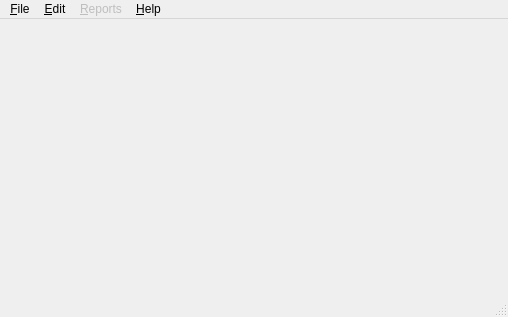
<?xml version="1.0" encoding="UTF-8"?>
<ui version="4.0">
 <class>MainWindow</class>
 <widget class="QMainWindow" name="MainWindow">
  <property name="geometry">
   <rect>
    <x>0</x>
    <y>0</y>
    <width>508</width>
    <height>317</height>
   </rect>
  </property>
  <property name="minimumSize">
   <size>
    <width>0</width>
    <height>0</height>
   </size>
  </property>
  <property name="baseSize">
   <size>
    <width>0</width>
    <height>0</height>
   </size>
  </property>
  <property name="windowTitle">
   <string>MainWindow</string>
  </property>
  <property name="windowIcon">
   <iconset resource="fred.qrc">
    <normaloff>:/icons/resources/fred.png</normaloff>:/icons/resources/fred.png</iconset>
  </property>
  <widget class="QWidget" name="MainWidget"/>
  <widget class="QMenuBar" name="menuBar">
   <property name="geometry">
    <rect>
     <x>0</x>
     <y>0</y>
     <width>508</width>
     <height>25</height>
    </rect>
   </property>
   <widget class="QMenu" name="MenuFile">
    <property name="title">
     <string>&amp;File</string>
    </property>
    <addaction name="action_Open_hive"/>
    <addaction name="action_Close_hive"/>
    <addaction name="separator"/>
    <addaction name="action_Quit"/>
   </widget>
   <widget class="QMenu" name="MenuHelp">
    <property name="title">
     <string>&amp;Help</string>
    </property>
    <addaction name="actionAbout_Qt"/>
    <addaction name="actionAbout_fred"/>
   </widget>
   <widget class="QMenu" name="MenuReports">
    <property name="enabled">
     <bool>false</bool>
    </property>
    <property name="title">
     <string>&amp;Reports</string>
    </property>
   </widget>
   <widget class="QMenu" name="MenuEdit">
    <property name="title">
     <string>&amp;Edit</string>
    </property>
    <addaction name="ActionSearch"/>
    <addaction name="separator"/>
    <addaction name="ActionPreferences"/>
   </widget>
   <addaction name="MenuFile"/>
   <addaction name="MenuEdit"/>
   <addaction name="MenuReports"/>
   <addaction name="MenuHelp"/>
  </widget>
  <widget class="QStatusBar" name="StatusBar"/>
  <action name="action_Open_hive">
   <property name="text">
    <string>&amp;Open hive</string>
   </property>
  </action>
  <action name="action_Close_hive">
   <property name="enabled">
    <bool>false</bool>
   </property>
   <property name="text">
    <string>&amp;Close hive</string>
   </property>
  </action>
  <action name="action_Quit">
   <property name="text">
    <string>&amp;Quit</string>
   </property>
  </action>
  <action name="actionAbout_Qt">
   <property name="text">
    <string>About Qt</string>
   </property>
  </action>
  <action name="actionAbout_fred">
   <property name="text">
    <string>About fred</string>
   </property>
  </action>
  <action name="ActionSearch">
   <property name="enabled">
    <bool>false</bool>
   </property>
   <property name="text">
    <string>&amp;Search</string>
   </property>
  </action>
  <action name="ActionPreferences">
   <property name="enabled">
    <bool>false</bool>
   </property>
   <property name="text">
    <string>&amp;Preferences</string>
   </property>
  </action>
 </widget>
 <layoutdefault spacing="6" margin="11"/>
 <resources>
  <include location="fred.qrc"/>
 </resources>
 <connections/>
</ui>
